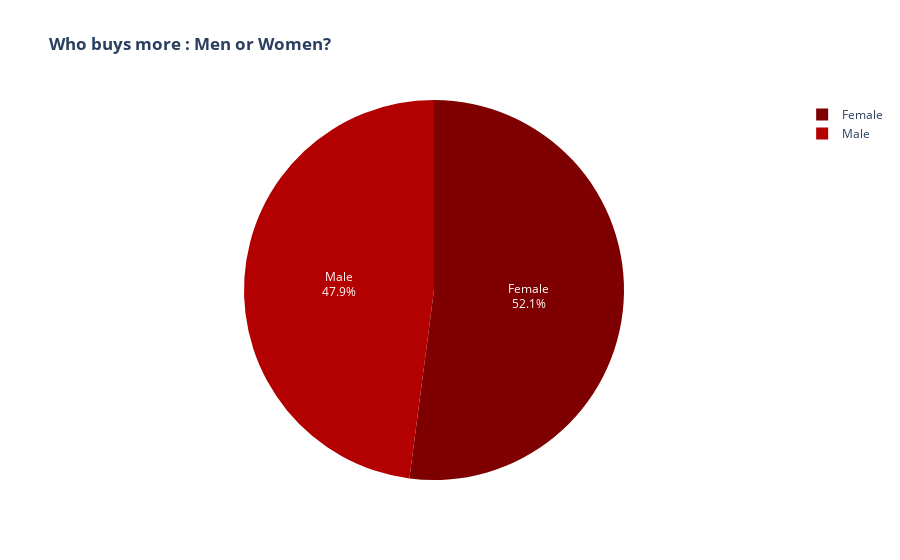

Here is the notebook cell this chart was saved with:
### Markdown cell above
Филиал C немного выделяется более высоким доходом по сравнению с филиалами A и B. Несмотря на то, что в филиале A продажи немного выше, именно филиал C является наиболее прибыльным филиалом с точки зрения валового дохода

### Code cell
fig = px.pie(df,values='Quantity',names='Gender',
             hover_data=['Quantity','Gender'],
             labels={'Gender':'Gender'},
             title='<b> Who buys more : Men or Women?<b>',
             color_discrete_sequence=px.colors.sequential.OrRd_r)


fig.update_traces(textposition='inside',
                  textinfo='percent+label')



fig.show()

### Figure 1 — Plotly figure (JSON) as saved in the notebook; plotly's stock layout.template omitted (floating-point values rounded to 4 significant figures; data arrays with more than 128 entries replaced by an {"elided": "..."} marker saying what was removed)
{"data": [{"customdata": {"elided": "1000x2 mixed values"}, "domain": {"x": [0, 1], "y": [0, 1]}, "hovertemplate": "Gender=%{customdata[1]}<br>Quantity=%{customdata[0]}<extra></extra>", "labels": {"elided": "1000 str values"}, "legendgroup": "", "name": "", "showlegend": true, "textinfo": "percent+label", "textposition": "inside", "type": "pie", "values": {"elided": "1000 int values"}}], "layout": {"legend": {"tracegroupgap": 0}, "piecolorway": ["rgb(127,0,0)", "rgb(179,0,0)", "rgb(215,48,31)", "rgb(239,101,72)", "rgb(252,141,89)", "rgb(253,187,132)", "rgb(253,212,158)", "rgb(254,232,200)", "rgb(255,247,236)"], "title": {"text": "<b> Who buys more : Men or Women?<b>"}}}
